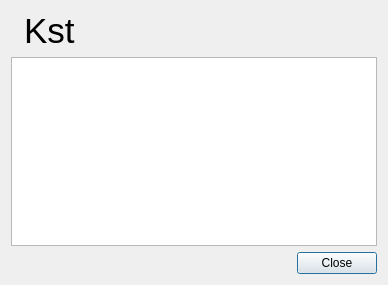
<?xml version="1.0" encoding="UTF-8"?>
<ui version="4.0">
 <class>AboutDialog</class>
 <widget class="QDialog" name="AboutDialog">
  <property name="geometry">
   <rect>
    <x>0</x>
    <y>0</y>
    <width>388</width>
    <height>285</height>
   </rect>
  </property>
  <property name="windowTitle">
   <string>About Kst</string>
  </property>
  <layout class="QGridLayout">
   <item row="0" column="0">
    <layout class="QHBoxLayout">
     <item>
      <widget class="QLabel" name="label">
       <property name="text">
        <string/>
       </property>
       <property name="pixmap">
        <pixmap resource="../images/icons.qrc">:/kst.png</pixmap>
       </property>
      </widget>
     </item>
     <item>
      <widget class="QLabel" name="label_2">
       <property name="font">
        <font>
         <pointsize>26</pointsize>
        </font>
       </property>
       <property name="text">
        <string>Kst</string>
       </property>
      </widget>
     </item>
    </layout>
   </item>
   <item row="0" column="1">
    <spacer>
     <property name="orientation">
      <enum>Qt::Horizontal</enum>
     </property>
     <property name="sizeHint" stdset="0">
      <size>
       <width>40</width>
       <height>20</height>
      </size>
     </property>
    </spacer>
   </item>
   <item row="1" column="0" colspan="2">
    <widget class="QTextBrowser" name="text">
     <property name="openExternalLinks">
      <bool>true</bool>
     </property>
     <property name="openLinks">
      <bool>false</bool>
     </property>
    </widget>
   </item>
   <item row="2" column="0" colspan="2">
    <widget class="QDialogButtonBox" name="buttonBox">
     <property name="orientation">
      <enum>Qt::Horizontal</enum>
     </property>
     <property name="standardButtons">
      <set>QDialogButtonBox::Close</set>
     </property>
    </widget>
   </item>
  </layout>
 </widget>
 <resources>
  <include location="../images/icons.qrc"/>
  <include location="../images/images.qrc"/>
 </resources>
 <connections>
  <connection>
   <sender>buttonBox</sender>
   <signal>clicked(QAbstractButton*)</signal>
   <receiver>AboutDialog</receiver>
   <slot>accept()</slot>
   <hints>
    <hint type="sourcelabel">
     <x>191</x>
     <y>257</y>
    </hint>
    <hint type="destinationlabel">
     <x>191</x>
     <y>138</y>
    </hint>
   </hints>
  </connection>
 </connections>
</ui>
